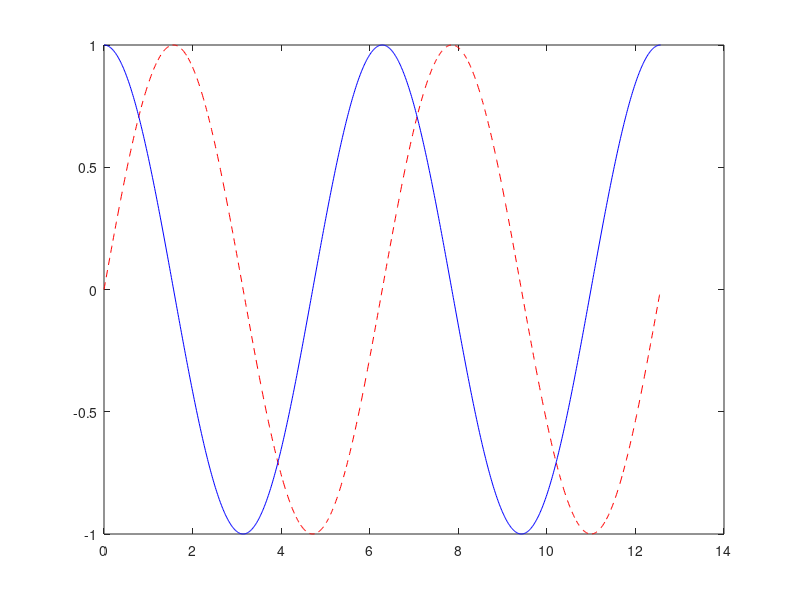
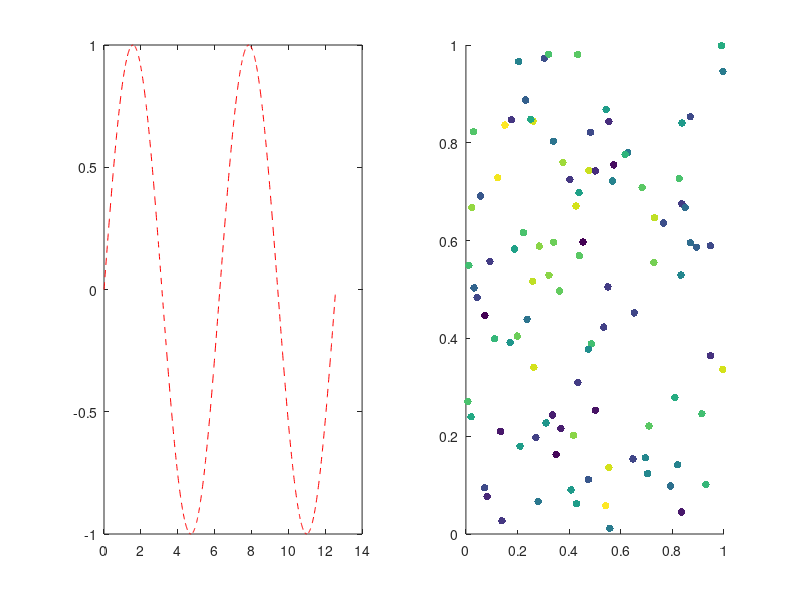

Recreate these plots in MATLAB, in order.
%% Inclass assignment 2

% 1. a. fill in this loop with a conditional statement so that it displays
% only the odd numbers

for ii = 1:20
    if mod(ii, 2) == 1
        disp(ii)
    end
end

% b. Write a new loop to display the same odd numbers which doesn't use a conditional statement 

ii = 1;
while ii <= 19
    disp(ii)
    ii = ii + 2;
end
    

% c. display the same odd numbers without a loop or conditional (hint use
%  num2str)


disp(num2str(1:2:19));


%% 2. Vectorize the following code (that is produce the same result in z
%without using a loop). 

%a. 

for ii = 1:100
    z(ii) = ii*ii;
end

%Vectorized
a = 1:100;
newz = a.*a;

%b. 
z = 0;
for ii = 1:100
    z = z + ii;
end

%Vectorized
newz = sum(1:100);

%c.
xx = rand(50,2);

for ii = 1:50
    z(ii) = sqrt(xx(ii,1)^2+xx(ii,2)^2);
end

%Vectorized
newz = sqrt(sum(xx.*xx,2));

% d. what is the formula in c computing?
%The formula is computing distance from the origin for 50 (x,y)
%coordinates.

%% plotting

%a. make a plot of sin(x) and cos(x) vs x from x = 0 to 4*pi on the same axis where the graph
%of sin(x) vs x is a red-dashed line and the graph of cos(x) vs x is a
%blue solid line.

x = linspace(0, 4*pi, 1000);
plot(x, sin(x), 'r--', x, cos(x), 'b-')

%b. repeat the above but where each graph is in a different subplot in the
% same figure. 

figure;
x = linspace(0, 4*pi, 1000);
subplot(1, 2, 1);
plot(x, sin(x), 'r--')
subplot(1, 2, 2);
plot(x, cos(x), 'b-')

%c. here is some data, imagine they are x and y coordinates for cells. 
xy_dat = rand(100,2);
%plot the data in the xy plane.
scatter(xy_dat(:,1), xy_dat(:,2))

%now imagine there is some fluorescence data corresponding to the same
%cells
fluor = rand(100,1);
% plot the data in the xy plane but color code the data by the fluorescnece
% values. Hint: see the scatter command
scatter(xy_dat(:,1), xy_dat(:,2), 30, fluor, 'filled')
